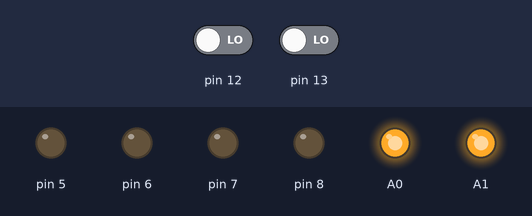
The sketch below on a simulated Arduino Uno, built with avr-gcc and run on an emulated ATmega328P. Parts: output pins drawn as LEDs (lit = HIGH). The test bench sets the inputs (shaded band); at power-on: pin 12 LOW, pin 13 LOW. What the sketch prints to the serial monitor is not drawn.

Above: at 1.2 s.
1.3 s: pin 12 driven HIGH and pin 13 driven HIGH
At 2.7 s:
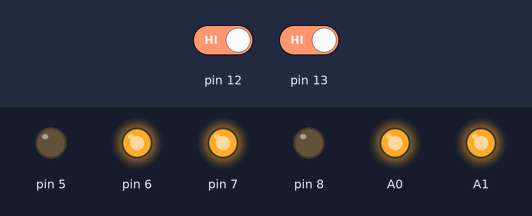
Timing chart, 0 to 4.3 s (numbered marks = the images above; inputs shaded):
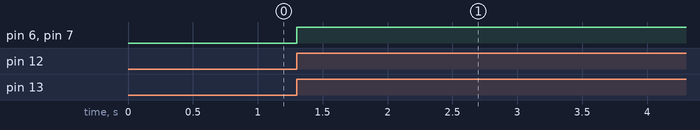

Measured:
- after the input at 1.3 s, pin 6, pin 7: LOW → HIGH at once

The sketch:

Line_Followerr.ino
```cpp
//Components

struct Wheel {
  int x, y;
  char dirn;
  void setWheel(int i, int j)
  {
    pinMode(i, OUTPUT);
    pinMode(j, OUTPUT);
    x = i; y = j;
  }
  void runWheel(char dirn)
  {
    if (dirn == 'f')
    {
      digitalWrite(x, HIGH);
      digitalWrite(y, LOW);
    }
    else if (dirn == 'b')
    {
      digitalWrite(x, LOW);
      digitalWrite(y, HIGH);
    }
    else if (dirn == 'n')
    {
      digitalWrite(x, LOW);
      digitalWrite(y, LOW);
    }
  }
};

class Car
{
  private:
    Wheel Left, Right;
    bool isStarted = false;
    int n;
  public:
    void Setup(int Left0, int Left1, int Right0, int Right1)
    {
      Left.setWheel(Left0, Left1);
      Right.setWheel(Right0, Right1);
      isStarted = true;
      n = 0;
    }

    void Count(int N)
    {
      if (n >= N)
      {
        isStarted = false;
      }
      n++;
    }

    void MoveUp(int t) const
    {
      if (isStarted)
      {
        Left.runWheel('f');
        Right.runWheel('f');
        digitalWrite(4, HIGH);
        delay(t);
        digitalWrite(4, LOW);
      }
      else DoNothing();
    }

    void MoveDown(int t) const
    {
      if (isStarted)
      {
        Left.runWheel('b');
        Right.runWheel('b');
        delay(t);
      }
      else DoNothing();
    }

    void TurnRight(int degree) const
    {
      float t = (degree / 3) * 52;
      if (isStarted)
      {
        Left.runWheel('f');
        Right.runWheel('b');
        digitalWrite(3, HIGH);
        delay(t);
        digitalWrite(3, LOW);
      }
      else DoNothing();
    }

    void TurnLeft(int degree) const
    {
      float t = (degree / 3) * 46;
      if (isStarted)
      {
        Left.runWheel('b');
        Right.runWheel('f');
        pinMode(2, OUTPUT);
        digitalWrite(2, HIGH);
        delay(t);
        digitalWrite(2, LOW);
      }
      else DoNothing();
    }

    void DoNothing() const
    {
      Left.runWheel('n');
      Right.runWheel('n');
    }

    void DoNothing(int t) const
    {
      DoNothing();
      delay(t);
    }
};

class IRSensor
{
  private:
    int i, o;

  public:
    void Setup(int pinIn, int pinOut)
    {
      i = pinIn;
      o = pinOut;
      pinMode(i, INPUT);
      pinMode(o, OUTPUT);
      digitalWrite(o, HIGH);
    }

    bool GetsObs()
    {
      if (digitalRead(i) == 0)
      {
        return false;
      }
      if (digitalRead(i) == 1)
      {
        return true;
      }
    }
};

//Main Logic

Car car;
IRSensor IR1, IR2;

void setup() {
  car.Setup(7, 8, 6, 5);
  IR1.Setup(13, A0);
  IR2.Setup(12, A1);
   Serial.begin(9600);
}

void loop() {
  int ir1=0,ir2=0;
if(IR1.GetsObs())ir1 = 1;
if(IR2.GetsObs())ir2 = 1;
Serial.print(ir1);
Serial.print(ir2);
  if (IR1.GetsObs()==0)
  {
    while(IR1.GetsObs()==1){car.TurnLeft(10);}
  }
  else if (IR2.GetsObs()==0) {
   while(IR2.GetsObs()==1){ car.TurnRight(10);}
  }
  else car.MoveUp(3);

}
```
